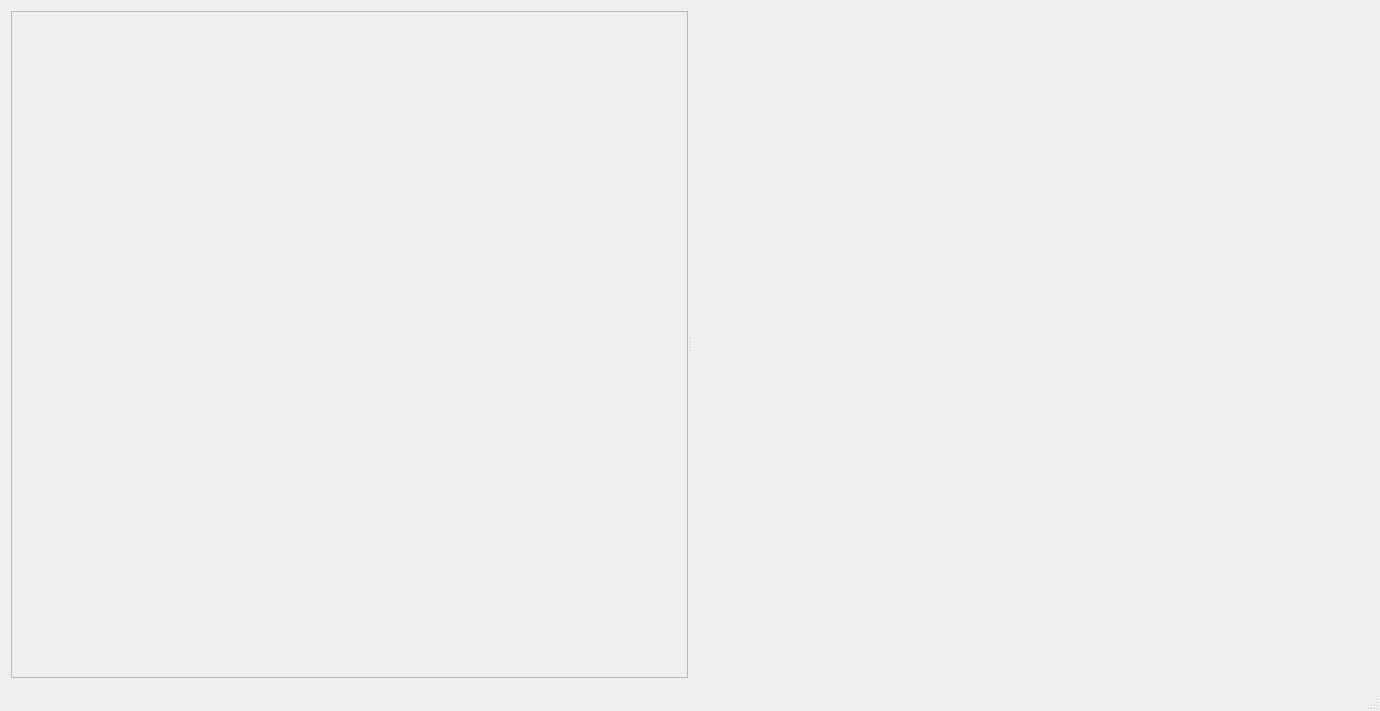
<?xml version="1.0" encoding="UTF-8"?>
<ui version="4.0">
 <class>GuiSimpleLayoutClass</class>
 <widget class="QMainWindow" name="GuiSimpleLayoutClass">
  <property name="geometry">
   <rect>
    <x>0</x>
    <y>0</y>
    <width>1380</width>
    <height>711</height>
   </rect>
  </property>
  <property name="windowTitle">
   <string>SimSpark Gui</string>
  </property>
  <widget class="QWidget" name="leftWidget">
   <layout class="QGridLayout" name="gridLayout_3">
    <item row="0" column="0">
     <widget class="QSplitter" name="splitter_3">
      <property name="orientation">
       <enum>Qt::Horizontal</enum>
      </property>
      <widget class="QFrame" name="leftFrame">
       <property name="sizePolicy">
        <sizepolicy hsizetype="Expanding" vsizetype="Preferred">
         <horstretch>0</horstretch>
         <verstretch>0</verstretch>
        </sizepolicy>
       </property>
       <property name="frameShape">
        <enum>QFrame::StyledPanel</enum>
       </property>
       <property name="frameShadow">
        <enum>QFrame::Raised</enum>
       </property>
      </widget>
      <widget class="QFrame" name="rightFrame">
       <property name="sizePolicy">
        <sizepolicy hsizetype="Expanding" vsizetype="Preferred">
         <horstretch>0</horstretch>
         <verstretch>0</verstretch>
        </sizepolicy>
       </property>
       <property name="frameShape">
        <enum>QFrame::NoFrame</enum>
       </property>
       <property name="frameShadow">
        <enum>QFrame::Raised</enum>
       </property>
       <property name="lineWidth">
        <number>0</number>
       </property>
      </widget>
     </widget>
    </item>
   </layout>
  </widget>
  <widget class="QMenuBar" name="menuBar">
   <property name="geometry">
    <rect>
     <x>0</x>
     <y>0</y>
     <width>1380</width>
     <height>21</height>
    </rect>
   </property>
  </widget>
  <widget class="QStatusBar" name="statusBar"/>
 </widget>
 <layoutdefault spacing="6" margin="11"/>
 <resources/>
 <connections/>
</ui>
